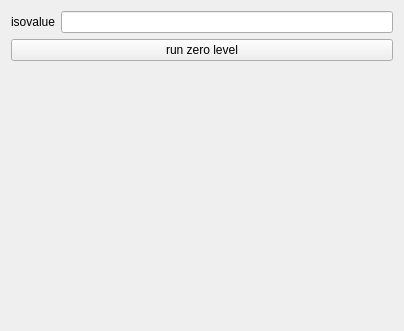
            <widget class="QWidget" name="zeroLevelPage">
             <property name="geometry">
              <rect>
               <x>0</x>
               <y>0</y>
               <width>404</width>
               <height>331</height>
              </rect>
             </property>
             <attribute name="label">
              <string>Zero Level</string>
             </attribute>
             <layout class="QVBoxLayout" name="verticalLayout_2">
              <item>
               <widget class="QWidget" name="widget_14" native="true">
                <layout class="QHBoxLayout" name="horizontalLayout_20">
                 <property name="leftMargin">
                  <number>0</number>
                 </property>
                 <property name="topMargin">
                  <number>0</number>
                 </property>
                 <property name="rightMargin">
                  <number>0</number>
                 </property>
                 <property name="bottomMargin">
                  <number>0</number>
                 </property>
                 <item>
                  <widget class="QLabel" name="zeroLevelLabel">
                   <property name="text">
                    <string>isovalue</string>
                   </property>
                  </widget>
                 </item>
                 <item>
                  <widget class="QLineEdit" name="zeroLevelLineEdit"/>
                 </item>
                </layout>
               </widget>
              </item>
              <item>
               <widget class="QPushButton" name="zeroLevelButton">
                <property name="text">
                 <string>run zero level</string>
                </property>
               </widget>
              </item>
              <item>
               <spacer name="verticalSpacer_13">
                <property name="orientation">
                 <enum>Qt::Vertical</enum>
                </property>
                <property name="sizeHint" stdset="0">
                 <size>
                  <width>20</width>
                  <height>40</height>
                 </size>
                </property>
               </spacer>
              </item>
             </layout>
            </widget>
